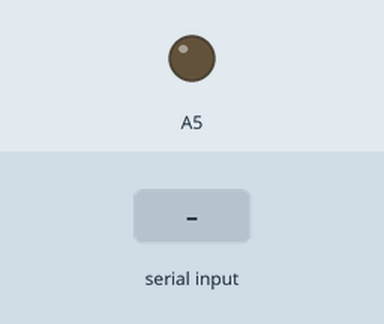
Simulated run of this sketch. Board: Arduino Uno, built with avr-gcc and run on an emulated ATmega328P. On the bench: output pins drawn as LEDs (lit = HIGH). The inputs (shaded band) are chosen by the test bench. What the sketch prints to the serial monitor is not drawn.

Above: at 1.2 s.
1.3 s: byte 30 received over Serial
2.8 s: byte 90 received over Serial
At 3.2 s:
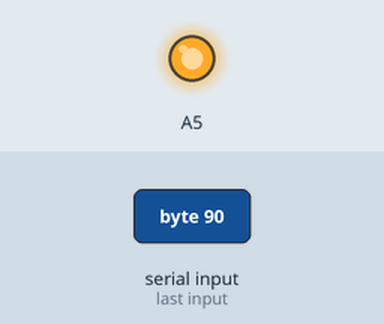
4.3 s: byte 120 received over Serial
At 5.6 s:
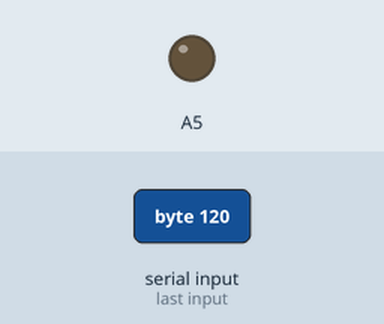
Timing chart, 0 to 7.3 s (numbered marks = the images above; inputs shaded):
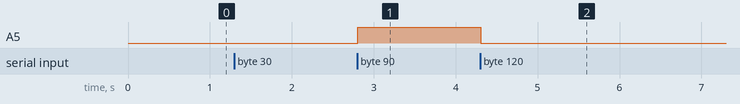

The sketch:

Teste_Xbee.ino
```cpp
//Teste eco Xbee
int flag=0;
byte incomingByte;

 void setup()
 {
   Serial.begin(9600);
   Serial.println("INICIANDO");
   pinMode(A5,OUTPUT);
 }

 void loop()
 {

   if(Serial.available() > 0)
   {
      // read the incoming byte:
      incomingByte = Serial.read();
      Serial.write(incomingByte);
      if (flag==1){
      digitalWrite(A5,HIGH);
      flag=0;}
      else {
      digitalWrite(A5,LOW);
      flag=1;}
   }
   delay(10);
 }
```

Measured:
- after the input at 1.3 s, every drawn part: stays the same
- after the input at 2.8 s, A5: LOW → HIGH at once
- after the input at 4.3 s, A5: HIGH → LOW at once
